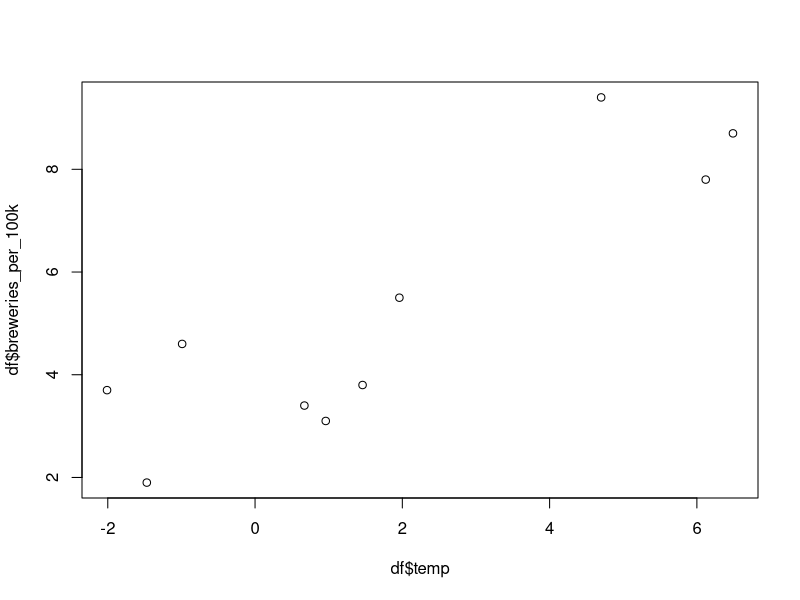
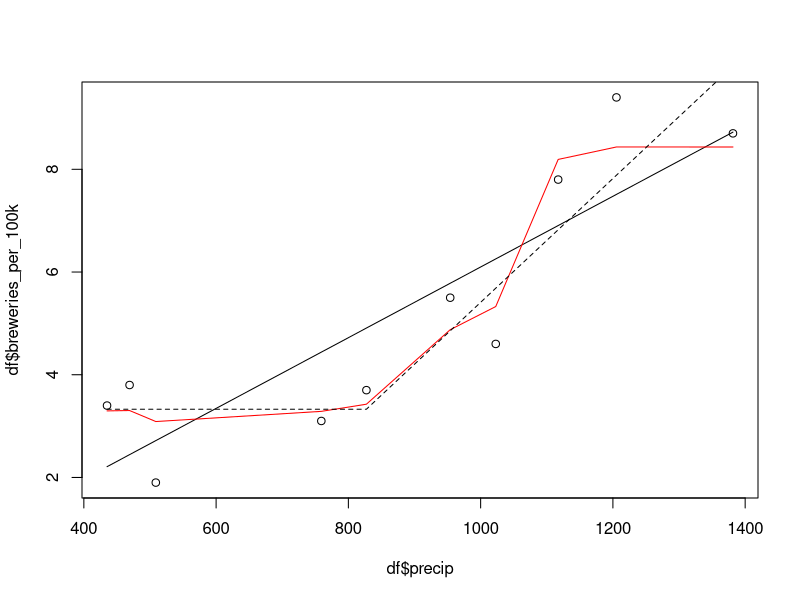
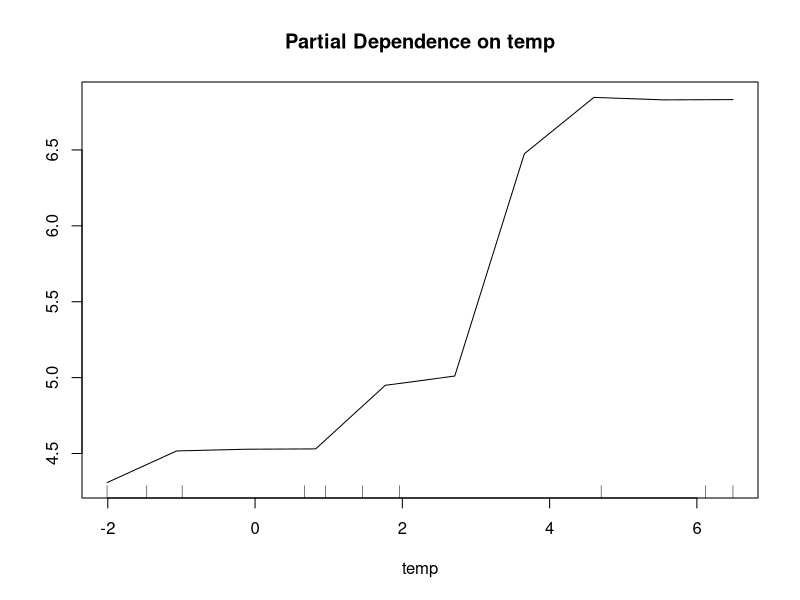
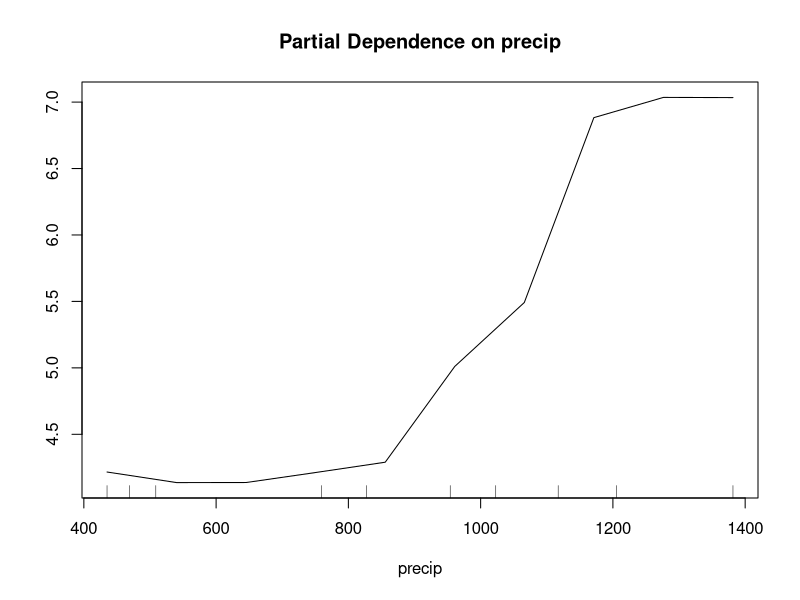
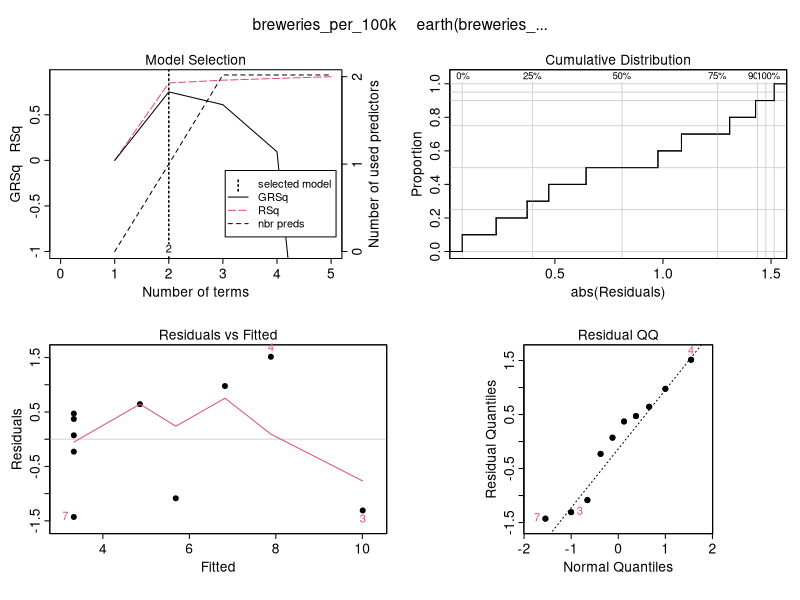

Write R code to recreate these figures, in order.
#install.packages("earth")
#install.packages("randomForest")

#load the data
df <- read.csv("canada_beer.csv")

head(df)

plot(df$temp, df$breweries_per_100k); cor(df$temp, df$breweries_per_100k)
plot(df$precip, df$breweries_per_100k); cor(df$precip, df$breweries_per_100k)

#fit a linear model between precipitation and breweries per 100k
lm_mod <- lm(formula = breweries_per_100k ~ precip, data = df)
#predict the x values on the plot using the model
df$lm <- predict(lm_mod, df)
i <- order(df$precip)
lines(df$precip[i], df$lm[i])

lm_mod

#fit a random forest
library(randomForest)
rf_mod <- randomForest(formula = breweries_per_100k ~ precip, data = df)
#predict the x values on the plot using the model
df$rf <- predict(rf_mod, df)
lines(df$precip[i], df$rf[i], col = 'red')

#fit a MARS model
library(earth)
mars_mod <- earth(formula = breweries_per_100k ~ precip, data = df)
#predict the x values on the plot using the model
df$mars <- predict(mars_mod, df)
lines(df$precip[i], df$mars[i], lty = 2)

#predict how many breweries there would be in a city with 1000mm of precipitation
predict(lm_mod, data.frame(precip = 1000))
predict(rf_mod, data.frame(precip = 1000))
predict(mars_mod, data.frame(precip = 1000))

#fit models with both temperature and precipitation
lm_mod <- lm(formula = breweries_per_100k ~ temp + precip, data = df)
rf_mod <- randomForest(formula = breweries_per_100k ~ temp + precip, data = df)
mars_mod <- earth(formula = breweries_per_100k ~ temp + precip, data = df)

#predict how many breweries there would be in a city with 1000mm of precipitation and 5 degrees
predict(lm_mod, data.frame(temp = 5, precip = 1000))
predict(rf_mod, data.frame(temp = 5, precip = 1000))
predict(mars_mod, data.frame(temp = 5, precip = 1000))

#examine the models
summary(lm_mod)

rf_mod
partialPlot(rf_mod, df, temp)
partialPlot(rf_mod, df, precip)

summary(mars_mod)
plot(mars_mod)
